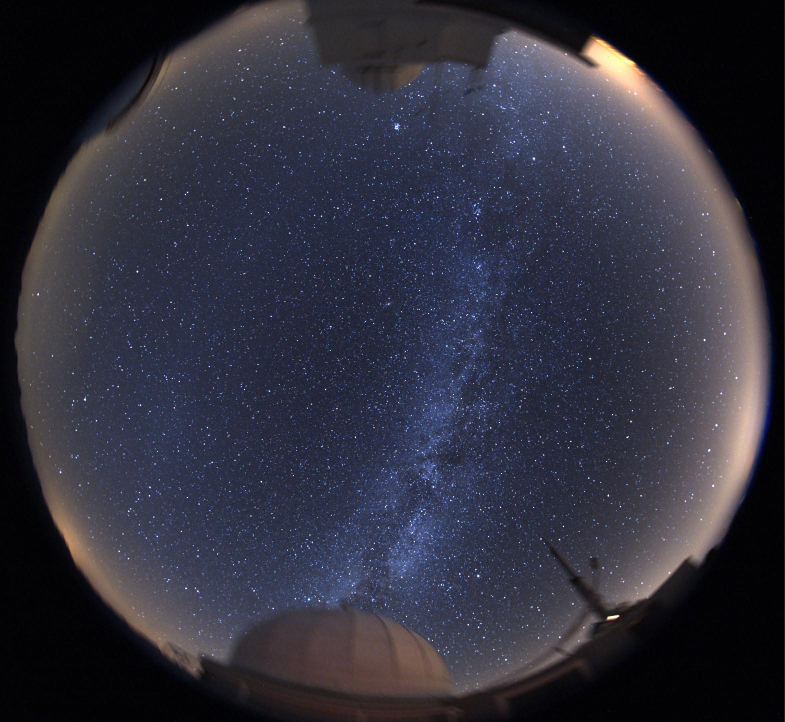
#> input picture v16/examples/milky_way/input.jpeg, 1569 x 1444 px (shown at 1/2 size); its folder holds only this picture in this run
$ python point_star_detection.py examples/milky_way/input.jpeg --output out.png
#> lines starting #> are read from the running program, lines starting #| are printed output that depends on the picture; after the words box and inside, x2 and y2 are one past the last pixel; in counts of white or black regions, pixels touching at a corner belong together
### v16/point_star_image.py
"""Native-depth scientific image loading for the v8 solver.

Scientific samples stay in their decoded numeric units.  The uint8 RGB member
is a one-way display product and must never be used for measurements.
"""
from __future__ import annotations

from dataclasses import dataclass
import hashlib
import json
from pathlib import Path
from types import MappingProxyType
from typing import Mapping

from astropy.io import fits
import numpy as np
from PIL import Image


class ImageLayoutError(ValueError):
    """The file contains pixels but their scientific meaning is ambiguous."""


@dataclass(frozen=True)
class ScientificImage:
    path: Path
    planes: Mapping[str, np.ndarray]
    rgb: np.ndarray | None
    luminance: np.ndarray
    valid_mask: np.ndarray
    saturated_mask: np.ndarray
    plane_saturated_masks: Mapping[str, np.ndarray]
    display_rgb: np.ndarray
    metadata: Mapping[str, object]

    @property
    def shape(self):
        return self.luminance.shape

    def provenance(self):
        return dict(self.metadata)


def _channel_names(count, order=None):
    compact = None if order is None else ''.join(str(order).upper().replace(',', '').split())
    if compact is not None:
        aliases = {'RGB': ('R', 'G', 'B'), 'RGGB': ('R', 'G1', 'G2', 'B'),
                   'RG1G2B': ('R', 'G1', 'G2', 'B')}
        if compact not in aliases or len(aliases[compact]) != count:
            raise ImageLayoutError(
                f"Channel order {order!r} does not describe {count} planes; use RGB or RG1G2B")
        return aliases[compact]
    if count == 3:
        return ('R', 'G', 'B')
    if count == 4:
        return ('R', 'G1', 'G2', 'B')
    raise ImageLayoutError(f'Only monochrome, RGB and RG1G2B images are supported, not {count} planes')


def _split_array(array, *, channel_order=None):
    values = np.asarray(array)
    if values.ndim == 2:
        return {'L': values}, 'two_dimensional'
    if values.ndim != 3:
        raise ImageLayoutError(
            f'Expected a 2-D image or 3/4-plane stack; decoded shape is {values.shape}')
    first = values.shape[0] in (3, 4)
    last = values.shape[-1] in (3, 4)
    if first and last:
        raise ImageLayoutError(
            f'Channel axis is ambiguous for shape {values.shape}; specify a non-ambiguous stack')
    if not first and not last:
        raise ImageLayoutError(
            f'No 3/4-plane channel axis is present in decoded shape {values.shape}')
    if first:
        names = _channel_names(values.shape[0], channel_order)
        return {name: values[index] for index, name in enumerate(names)}, 'plane_first'
    names = _channel_names(values.shape[-1], channel_order)
    return {name: values[..., index] for index, name in enumerate(names)}, 'plane_last'


# [12 lines left out: function _read_png, not called in this run]


def _read_raster(path):
    suffix = path.suffix.lower()
    if suffix == '.png':
        return _read_png(path)
    if suffix in ('.tif', '.tiff'):
        import tifffile
        return tifffile.imread(path), {'decoder': 'tifffile'}
    with Image.open(path) as image:
#> image is the input picture: PIL image 1569x1444 RGB; mean R, G, B 49.3, 49.1, 62
        if image.mode in ('P', 'RGBA', 'LA'):
            raise ImageLayoutError(
                f'{image.mode} input needs an explicit scientific palette/alpha policy')
        details = {'decoder': 'pillow', 'stored_mode': image.mode}
        exposure = image.getexif().get(33434)
        details['exposure'] = _exposure_record(exposure, 'exif:ExposureTime')
        return np.asarray(image).copy(), details


def _exposure_record(value, source):
    try:
        seconds = (float(value[0])/float(value[1])
                   if isinstance(value, (tuple, list)) and len(value) == 2
                   else float(value))
    except (TypeError, ValueError, ZeroDivisionError):
        seconds = float('nan')
    if np.isfinite(seconds) and seconds > 0:
        return dict(status='available', seconds=seconds, source=source,
                    quantity='integration_time', unit='s')
    return dict(status='unavailable', seconds=None, source=None,
                reason='No positive finite exposure time in image metadata')


# [20 lines left out: function _fits_exposure, not called in this run]


def _explicit_levels(value, names):
    if value is None:
        return {}
    if isinstance(value, Mapping):
        return {str(key).upper(): float(level) for key, level in value.items()}
    if isinstance(value, str) and '=' in value:
        answer = {}
        for item in value.split(','):
            key, level = item.split('=', 1)
            answer[key.strip().upper()] = float(level)
        return answer
    return {name: float(value) for name in names}


def _saturation(planes, *, rendered_uint8=False, explicit=None, header_levels=None):
    masks = {}
    records = {}
    combined = np.zeros(next(iter(planes.values())).shape, dtype=bool)
    explicit = _explicit_levels(explicit, planes)
    header_levels = header_levels or {}
    for name, plane in planes.items():
        decoded_dtype = np.asarray(plane).dtype
        if name in explicit:
            level, source, confidence, known = explicit[name], 'explicit', 'established', True
        elif name in header_levels:
            authority = header_levels[name]
            if isinstance(authority, tuple):
                level, source = float(authority[0]), str(authority[1])
            else:
                level, source = float(authority), 'fits_SATURATE'
            confidence, known = 'established', True
        elif rendered_uint8:
            level, source, confidence, known = 250., 'v8_uint8_compatibility', 'established', True
        elif np.issubdtype(decoded_dtype, np.integer):
            observed = float(np.nanmax(plane))
            standards = (255., 1023., 4095., 16383., 65535.)
            if observed in standards:
                level, source, confidence = observed, 'observed_standard_clipping_ceiling', 'conditional'
            else:
                level = float(np.iinfo(decoded_dtype).max)
                source, confidence = 'datatype_ceiling_assumption', 'assumed'
            known = True
        else:
            level, source, confidence, known = None, 'unavailable_for_floating_input', 'unknown', False
        mask = np.zeros(plane.shape, bool) if level is None else np.asarray(plane >= level)
        masks[name] = mask
        combined |= mask
        records[name] = dict(level=level, source=source, confidence=confidence, known=known)
    return masks, combined, records


# [96 lines left out: functions _fits_hdu_record, _read_fits, not called in this run]


def _display(planes, rgb):
    if rgb is not None and all(np.asarray(planes[name]).dtype == np.uint8 for name in ('R', 'G', 'B')):
        return np.asarray(rgb, dtype=np.uint8).copy(), 'native_uint8_rgb'
    source = (np.repeat(next(iter(planes.values()))[..., None], 3, axis=2)
              if rgb is None else np.asarray(rgb))
    display = np.zeros(source.shape, dtype=np.uint8)
    for index in range(3):
        values = np.asarray(source[..., index], dtype=float)
        finite = np.isfinite(values)
        if not finite.any():
            continue
        low, high = np.percentile(values[finite], [0.5, 99.5])
        if high <= low:
            high = low + 1.
        scaled = np.zeros(values.shape, dtype=float)
        scaled[finite] = (values[finite]-low)*255./(high-low)
        display[..., index] = np.clip(np.rint(scaled), 0, 255).astype(np.uint8)
    return display, 'finite_0.5_99.5_percentile_per_channel'


# [16 lines left out: function report_display_rgb, not called in this run]


def fits_image_suffix(path):
    """Recognize FITS plus its optional lossless bz2 wrapper, case-insensitively."""
    name = Path(path).name.lower()
    if name.endswith('.bz2'):
        name = name[:-4]
    suffix = Path(name).suffix
    return suffix if suffix in ('.fits', '.fit', '.fts') else ''


def load_scientific_image(path, *, fits_hdu=None, channel_order=None, saturation_level=None):
    """Decode an image without quantising its scientific samples."""
    path = Path(path).expanduser().resolve()
    if not path.is_file():
        raise FileNotFoundError(path)
    suffix = path.suffix.lower()
    fits_suffix = fits_image_suffix(path)
    if fits_suffix:
        planes, layout, details, header_levels, black_levels = _read_fits(
            path, fits_hdu=fits_hdu, channel_order=channel_order)
        if suffix == '.bz2':
            details['source_compression'] = 'bz2'
        rendered_uint8 = False
        decoded_shape = ([len(planes), *next(iter(planes.values())).shape]
                         if len(planes) > 1 else list(next(iter(planes.values())).shape))
    elif suffix == '.cr2':
        from point_star_raw import decode_cr2
        raw = decode_cr2(path)
        planes = dict(raw.planes)
        layout = 'bayer_cell_planes'
        details = dict(raw.details)
        exposure_seconds = details.get('exposure_seconds')
        details['exposure'] = _exposure_record(exposure_seconds, 'cr2_exif:ExposureTime')
        header_levels = {name: (level, 'camera_raw_white_level')
                         for name, level in raw.white_levels.items()}
        black_levels = dict(raw.black_levels)
        rendered_uint8 = False
        decoded_shape = [len(planes), *next(iter(planes.values())).shape]
    else:
        array, details = _read_raster(path)
#> details = 3 items
        planes, layout = _split_array(array, channel_order=channel_order)
#> planes = 3 items; layout = 'plane_last'
        header_levels = {}
        black_levels = {}
        rendered_uint8 = array.dtype == np.uint8
        decoded_shape = list(array.shape)
    details.setdefault('exposure', _exposure_record(None, None))
    planes = {name: np.asarray(value).copy() for name, value in planes.items()}
    if set(planes) == {'R', 'G', 'B'}:
        rgb = np.stack([planes[name].astype(float) for name in ('R', 'G', 'B')], axis=-1)
    elif set(planes) == {'R', 'G1', 'G2', 'B'}:
        rgb = np.stack([planes['R'].astype(float),
                        (planes['G1'].astype(float)+planes['G2'].astype(float))/2.,
                        planes['B'].astype(float)], axis=-1)
    else:
        rgb = None
    if rgb is None:
        luminance = next(iter(planes.values())).astype(float)
    else:
        luminance = rgb @ np.array([.2126, .7152, .0722])
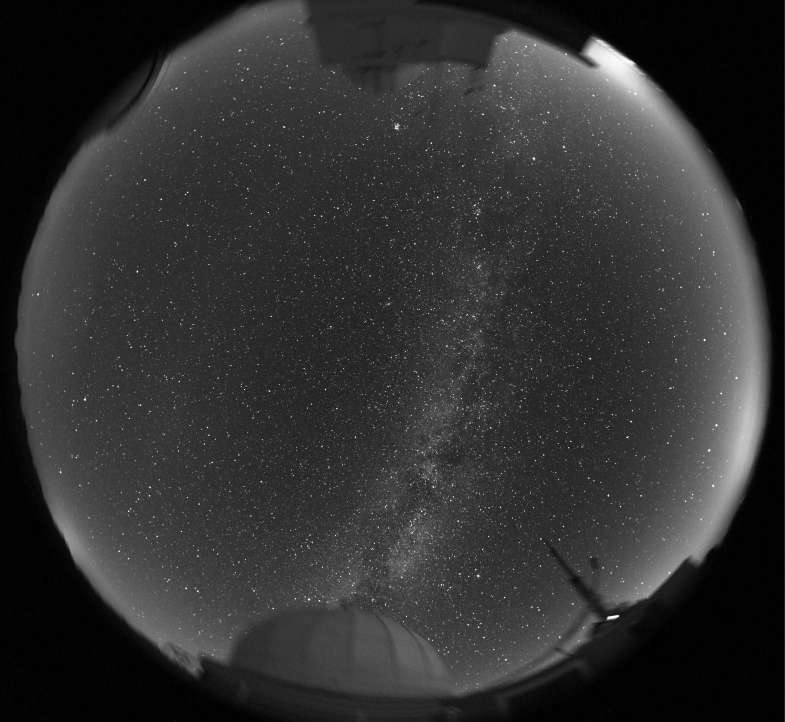
#> luminance: shape (1444, 1569) float64 (shown at 1/2 size); min 0, max 254.3, mean 50
    valid = np.ones(luminance.shape, dtype=bool)
    for plane in planes.values():
        valid &= np.isfinite(plane)
#> this loop made 3 passes
    masks, saturated, definitions = _saturation(
        planes, rendered_uint8=rendered_uint8, explicit=saturation_level,
        header_levels=header_levels)
#> in _saturation, `explicit = _explicit_levels(explicit, planes)`: explicit = 0 items
#> the loop in _saturation, `for name, plane in planes.items():` made 3 passes
#> name on passes 1 to 3: 'R', 'G', 'B'
#> pass 1, in _saturation, `mask = np.zeros(plane.shape, bool) if level is None else np.asarray(pl..`:
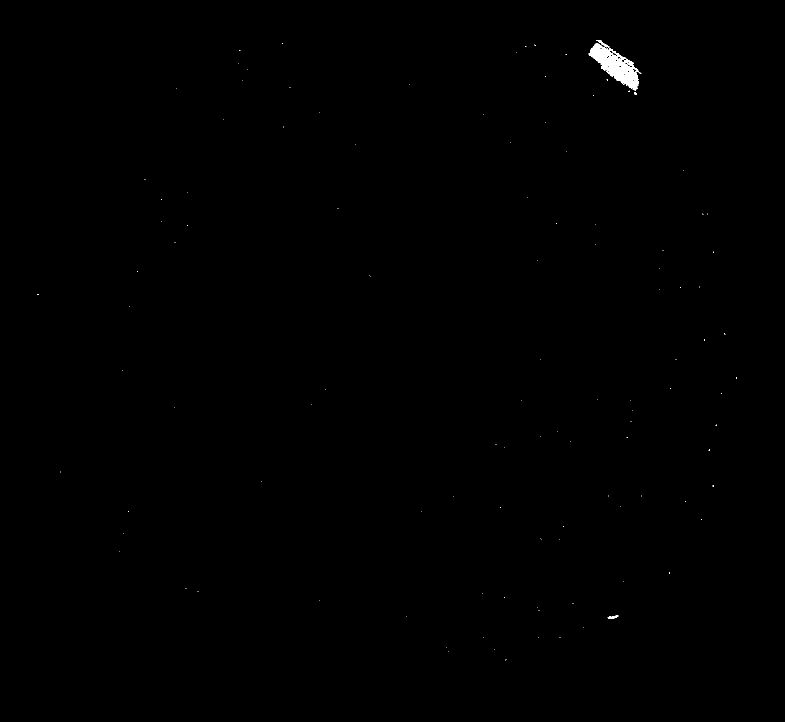
#> mask: shape (1444, 1569) bool (shown at 1/2 size); 0.2% white; 114 white regions (112 under 20 px), largest, box (x1, y1, x2, y2) and area: (1177, 80, 1283, 181) 4167, (1215, 1231, 1237, 1237) 79
#> pass 2, in _saturation, `mask = np.zeros(plane.shape, bool) if level is None else np.asarray(pl..`:
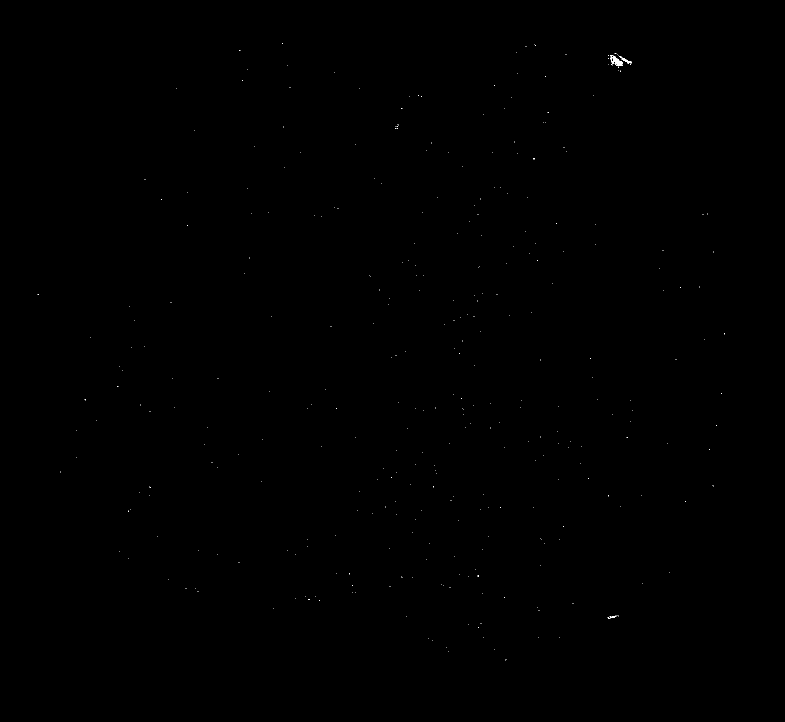
#> mask: shape (1444, 1569) bool (shown at 1/2 size); 0.04% white; 332 white regions (329 under 20 px), largest, box (x1, y1, x2, y2) and area: (1220, 110, 1246, 133) 280, (1243, 117, 1263, 127) 86, (1215, 1231, 1235, 1237) 45
#> pass 3, in _saturation, `mask = np.zeros(plane.shape, bool) if level is None else np.asarray(pl..`:
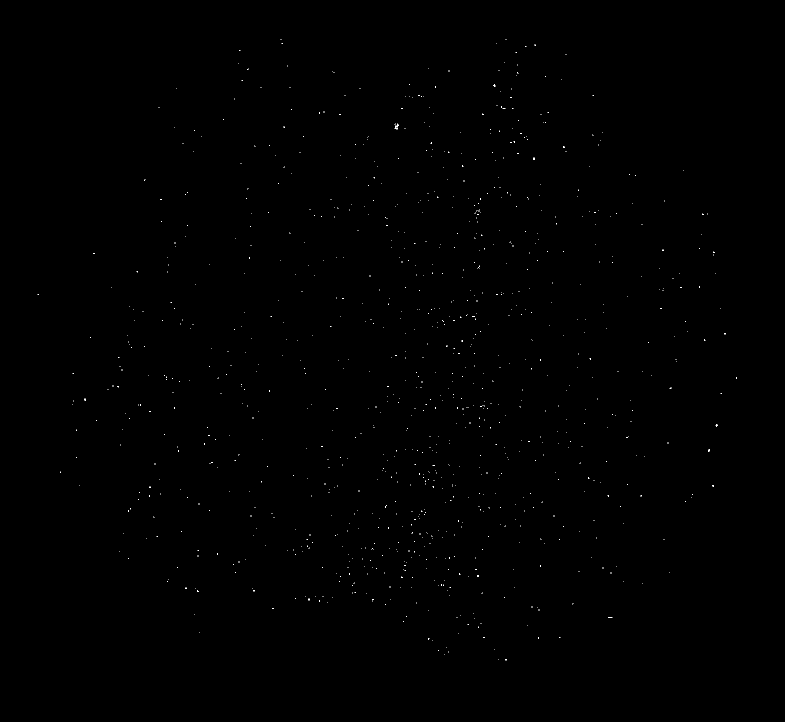
#> mask: shape (1444, 1569) bool (shown at 1/2 size); 0.1% white in thin lines or dots, all inside (x1, y1, x2, y2) = (75, 78, 1474, 1321)
#> after the loop in _saturation, `for name, plane in planes.items():`:
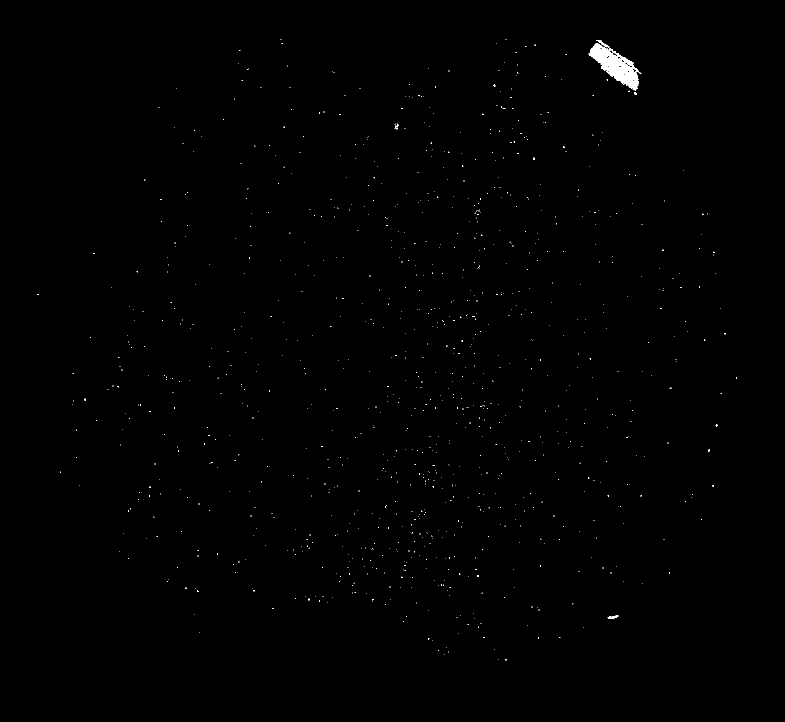
#> combined: shape (1444, 1569) bool (shown at 1/2 size); 0.29% white; 998 white regions (995 under 20 px), largest, box (x1, y1, x2, y2) and area: (1177, 80, 1283, 181) 4211, (1215, 1231, 1237, 1237) 83, (789, 249, 798, 259) 36
#> after the loop in _saturation, `for name, plane in planes.items():`: masks = 3 items
#> masks = 3 items; definitions = 3 items
    display, display_method = _display(planes, rgb)
#> display_method = 'native_uint8_rgb'
    effective_bits = {}
    for name, plane in planes.items():
        level = definitions[name]['level']
        if level is not None and level >= 1:
            effective_bits[name] = int(np.ceil(np.log2(level+1)))
        elif np.issubdtype(plane.dtype, np.integer):
            effective_bits[name] = int(np.iinfo(plane.dtype).bits)
        else:
            effective_bits[name] = None
#> this loop made 3 passes
#> after the loop, effective_bits = {'R': 8, 'G': 8, 'B': 8}
    metadata = dict(
        source=str(path), source_sha256=hashlib.sha256(path.read_bytes()).hexdigest(),
        format=(fits_suffix or suffix).lstrip('.'),
        decoded_dtype=({name: str(value.dtype) for name, value in planes.items()}),
        decoded_shape=decoded_shape, spatial_shape=list(luminance.shape),
        plane_names=list(planes), channel_layout=layout,
        channel_derivation={'G': '(G1 + G2) / 2'} if 'G1' in planes else {},
        invalid_pixel_count=int((~valid).sum()), saturation=definitions,
        saturation_known=all(item['known'] for item in definitions.values()),
        effective_bit_depth=effective_bits,
        black_level=(dict(status='available_not_subtracted', levels=black_levels,
                          source=('camera_raw_calibration' if suffix == '.cr2'
                                  else 'fits_header'),
                          reason='Native ADU preserved; local background estimation handles offsets')
                     if black_levels else
                     dict(status='not_applied', level=None,
                          reason='No trustworthy black-level metadata or explicit setting supplied')),
        display_method=display_method, native_depth_preserved=True, **details)
#> metadata = 19 items
    metadata['load_policy'] = dict(
        fits_hdu=fits_hdu, channel_order=channel_order,
        saturation_level=(dict(saturation_level) if isinstance(saturation_level, Mapping)
                          else saturation_level))
    return ScientificImage(path, MappingProxyType(planes), rgb, luminance, valid,
                           saturated, MappingProxyType(masks), display,
                           MappingProxyType(metadata))


# [17 lines left out: function load_recorded_image, not called in this run]

### v10/point_star_footprint.py
"""Conservative image-only support masks for framed fisheye photographs."""
from __future__ import annotations

import hashlib
from pathlib import Path

import numpy as np
from scipy.ndimage import (
    binary_closing,
    binary_erosion,
    binary_fill_holes,
    gaussian_filter,
    label,
)


def _luminance(image):
    pixels = np.asarray(image, dtype=float)
    if pixels.ndim == 3 and pixels.shape[2] >= 3:
        pixels = pixels[..., :3] @ np.array([.2126, .7152, .0722])
    if pixels.ndim != 2 or min(pixels.shape) < 15 or not np.isfinite(pixels).all():
        raise ValueError('A finite greyscale or RGB image at least 15 pixels wide is required')
    return pixels


# [84 lines left out: functions _full_image, centred_full_horizon, not called in this run]


def infer_sky_footprint(image):
    """Return a Boolean sky-support mask inferred only from image luminance.

    Ambiguous images deliberately fall back to the complete detector.  The
    mask separates a coherent illuminated field from a darker surrounding
    frame; it is not a semantic sky, obstruction, or text classifier.
    """
    pixels = _luminance(image)
    h, w = pixels.shape
#> h = 1444; w = 1569
    band = max(2, round(min(h, w)/40))
#> band = 36
    border = np.zeros((h, w), dtype=bool)
    border[:band] = border[-band:] = True
    border[:, :band] = border[:, -band:] = True
    inset_y, inset_x = max(band, h//4), max(band, w//4)
#> inset_y = 361; inset_x = 392
    interior = pixels[inset_y:h-inset_y, inset_x:w-inset_x]
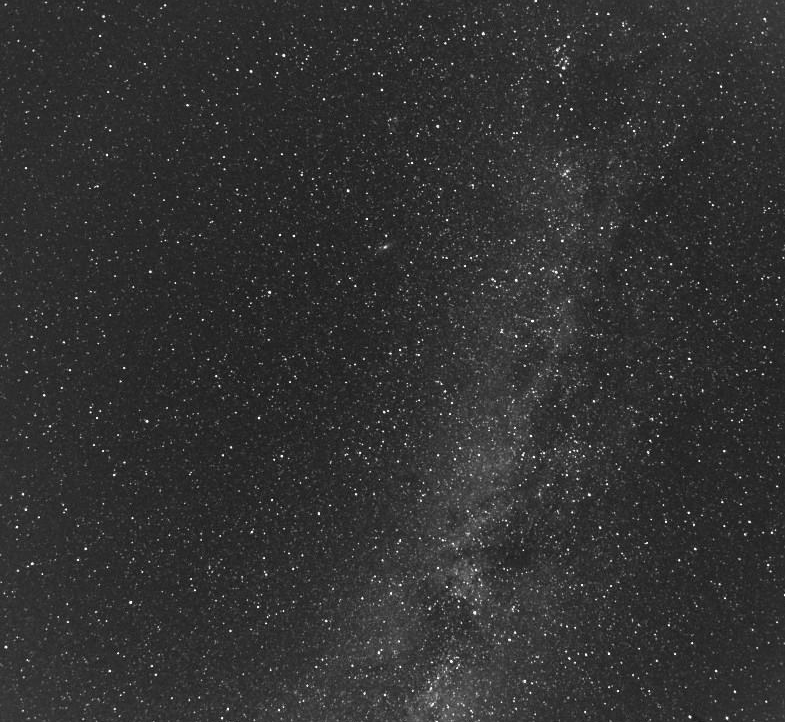
#> interior: shape (722, 785) float64; min 2.09, max 253.5, mean 50.4
    if not interior.size:
        return _full_image(pixels.shape, 'Image has no interior sample')
    outside_level = float(np.median(pixels[border]))
#> outside_level = 3.14
    inside_level = float(np.median(interior))
#> inside_level = 46.38
#> (the rest of the program and of its run is left out)
